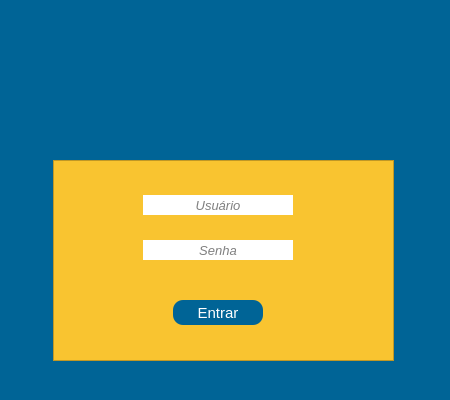
<?xml version="1.0" encoding="UTF-8"?>
<ui version="4.0">
 <class>Form</class>
 <widget class="QWidget" name="Form">
  <property name="geometry">
   <rect>
    <x>0</x>
    <y>0</y>
    <width>450</width>
    <height>400</height>
   </rect>
  </property>
  <property name="windowTitle">
   <string>Form</string>
  </property>
  <property name="styleSheet">
   <string notr="true">background-color: rgb(0, 100, 150);</string>
  </property>
  <widget class="QFrame" name="frame">
   <property name="geometry">
    <rect>
     <x>53</x>
     <y>160</y>
     <width>341</width>
     <height>201</height>
    </rect>
   </property>
   <property name="styleSheet">
    <string notr="true">background-color: rgb(249, 196, 48);</string>
   </property>
   <property name="frameShape">
    <enum>QFrame::StyledPanel</enum>
   </property>
   <property name="frameShadow">
    <enum>QFrame::Raised</enum>
   </property>
   <widget class="QLineEdit" name="txt_password">
    <property name="geometry">
     <rect>
      <x>90</x>
      <y>80</y>
      <width>150</width>
      <height>20</height>
     </rect>
    </property>
    <property name="palette">
     <palette>
      <active>
       <colorrole role="WindowText">
        <brush brushstyle="SolidPattern">
         <color alpha="255">
          <red>0</red>
          <green>0</green>
          <blue>0</blue>
         </color>
        </brush>
       </colorrole>
       <colorrole role="Button">
        <brush brushstyle="SolidPattern">
         <color alpha="255">
          <red>255</red>
          <green>255</green>
          <blue>255</blue>
         </color>
        </brush>
       </colorrole>
       <colorrole role="Text">
        <brush brushstyle="SolidPattern">
         <color alpha="255">
          <red>0</red>
          <green>0</green>
          <blue>0</blue>
         </color>
        </brush>
       </colorrole>
       <colorrole role="ButtonText">
        <brush brushstyle="SolidPattern">
         <color alpha="255">
          <red>0</red>
          <green>0</green>
          <blue>0</blue>
         </color>
        </brush>
       </colorrole>
       <colorrole role="Base">
        <brush brushstyle="SolidPattern">
         <color alpha="255">
          <red>255</red>
          <green>255</green>
          <blue>255</blue>
         </color>
        </brush>
       </colorrole>
       <colorrole role="Window">
        <brush brushstyle="SolidPattern">
         <color alpha="255">
          <red>255</red>
          <green>255</green>
          <blue>255</blue>
         </color>
        </brush>
       </colorrole>
       <colorrole role="PlaceholderText">
        <brush brushstyle="SolidPattern">
         <color alpha="128">
          <red>190</red>
          <green>190</green>
          <blue>190</blue>
         </color>
        </brush>
       </colorrole>
      </active>
      <inactive>
       <colorrole role="WindowText">
        <brush brushstyle="SolidPattern">
         <color alpha="255">
          <red>0</red>
          <green>0</green>
          <blue>0</blue>
         </color>
        </brush>
       </colorrole>
       <colorrole role="Button">
        <brush brushstyle="SolidPattern">
         <color alpha="255">
          <red>255</red>
          <green>255</green>
          <blue>255</blue>
         </color>
        </brush>
       </colorrole>
       <colorrole role="Text">
        <brush brushstyle="SolidPattern">
         <color alpha="255">
          <red>0</red>
          <green>0</green>
          <blue>0</blue>
         </color>
        </brush>
       </colorrole>
       <colorrole role="ButtonText">
        <brush brushstyle="SolidPattern">
         <color alpha="255">
          <red>0</red>
          <green>0</green>
          <blue>0</blue>
         </color>
        </brush>
       </colorrole>
       <colorrole role="Base">
        <brush brushstyle="SolidPattern">
         <color alpha="255">
          <red>255</red>
          <green>255</green>
          <blue>255</blue>
         </color>
        </brush>
       </colorrole>
       <colorrole role="Window">
        <brush brushstyle="SolidPattern">
         <color alpha="255">
          <red>255</red>
          <green>255</green>
          <blue>255</blue>
         </color>
        </brush>
       </colorrole>
       <colorrole role="PlaceholderText">
        <brush brushstyle="SolidPattern">
         <color alpha="128">
          <red>190</red>
          <green>190</green>
          <blue>190</blue>
         </color>
        </brush>
       </colorrole>
      </inactive>
      <disabled>
       <colorrole role="WindowText">
        <brush brushstyle="SolidPattern">
         <color alpha="255">
          <red>0</red>
          <green>0</green>
          <blue>0</blue>
         </color>
        </brush>
       </colorrole>
       <colorrole role="Button">
        <brush brushstyle="SolidPattern">
         <color alpha="255">
          <red>255</red>
          <green>255</green>
          <blue>255</blue>
         </color>
        </brush>
       </colorrole>
       <colorrole role="Text">
        <brush brushstyle="SolidPattern">
         <color alpha="255">
          <red>0</red>
          <green>0</green>
          <blue>0</blue>
         </color>
        </brush>
       </colorrole>
       <colorrole role="ButtonText">
        <brush brushstyle="SolidPattern">
         <color alpha="255">
          <red>0</red>
          <green>0</green>
          <blue>0</blue>
         </color>
        </brush>
       </colorrole>
       <colorrole role="Base">
        <brush brushstyle="SolidPattern">
         <color alpha="255">
          <red>255</red>
          <green>255</green>
          <blue>255</blue>
         </color>
        </brush>
       </colorrole>
       <colorrole role="Window">
        <brush brushstyle="SolidPattern">
         <color alpha="255">
          <red>255</red>
          <green>255</green>
          <blue>255</blue>
         </color>
        </brush>
       </colorrole>
       <colorrole role="PlaceholderText">
        <brush brushstyle="SolidPattern">
         <color alpha="128">
          <red>190</red>
          <green>190</green>
          <blue>190</blue>
         </color>
        </brush>
       </colorrole>
      </disabled>
     </palette>
    </property>
    <property name="font">
     <font>
      <pointsize>10</pointsize>
      <italic>true</italic>
     </font>
    </property>
    <property name="styleSheet">
     <string notr="true">color: rgb(0, 0, 0);
background-color: rgb(255, 255, 255);</string>
    </property>
    <property name="frame">
     <bool>false</bool>
    </property>
    <property name="echoMode">
     <enum>QLineEdit::Password</enum>
    </property>
    <property name="alignment">
     <set>Qt::AlignCenter</set>
    </property>
    <property name="placeholderText">
     <string>Senha</string>
    </property>
   </widget>
   <widget class="QLineEdit" name="txt_login">
    <property name="geometry">
     <rect>
      <x>90</x>
      <y>35</y>
      <width>150</width>
      <height>20</height>
     </rect>
    </property>
    <property name="palette">
     <palette>
      <active>
       <colorrole role="WindowText">
        <brush brushstyle="SolidPattern">
         <color alpha="255">
          <red>0</red>
          <green>0</green>
          <blue>0</blue>
         </color>
        </brush>
       </colorrole>
       <colorrole role="Button">
        <brush brushstyle="SolidPattern">
         <color alpha="255">
          <red>255</red>
          <green>255</green>
          <blue>255</blue>
         </color>
        </brush>
       </colorrole>
       <colorrole role="Text">
        <brush brushstyle="SolidPattern">
         <color alpha="255">
          <red>0</red>
          <green>0</green>
          <blue>0</blue>
         </color>
        </brush>
       </colorrole>
       <colorrole role="ButtonText">
        <brush brushstyle="SolidPattern">
         <color alpha="255">
          <red>0</red>
          <green>0</green>
          <blue>0</blue>
         </color>
        </brush>
       </colorrole>
       <colorrole role="Base">
        <brush brushstyle="SolidPattern">
         <color alpha="255">
          <red>255</red>
          <green>255</green>
          <blue>255</blue>
         </color>
        </brush>
       </colorrole>
       <colorrole role="Window">
        <brush brushstyle="SolidPattern">
         <color alpha="255">
          <red>255</red>
          <green>255</green>
          <blue>255</blue>
         </color>
        </brush>
       </colorrole>
       <colorrole role="PlaceholderText">
        <brush brushstyle="SolidPattern">
         <color alpha="128">
          <red>190</red>
          <green>190</green>
          <blue>190</blue>
         </color>
        </brush>
       </colorrole>
      </active>
      <inactive>
       <colorrole role="WindowText">
        <brush brushstyle="SolidPattern">
         <color alpha="255">
          <red>0</red>
          <green>0</green>
          <blue>0</blue>
         </color>
        </brush>
       </colorrole>
       <colorrole role="Button">
        <brush brushstyle="SolidPattern">
         <color alpha="255">
          <red>255</red>
          <green>255</green>
          <blue>255</blue>
         </color>
        </brush>
       </colorrole>
       <colorrole role="Text">
        <brush brushstyle="SolidPattern">
         <color alpha="255">
          <red>0</red>
          <green>0</green>
          <blue>0</blue>
         </color>
        </brush>
       </colorrole>
       <colorrole role="ButtonText">
        <brush brushstyle="SolidPattern">
         <color alpha="255">
          <red>0</red>
          <green>0</green>
          <blue>0</blue>
         </color>
        </brush>
       </colorrole>
       <colorrole role="Base">
        <brush brushstyle="SolidPattern">
         <color alpha="255">
          <red>255</red>
          <green>255</green>
          <blue>255</blue>
         </color>
        </brush>
       </colorrole>
       <colorrole role="Window">
        <brush brushstyle="SolidPattern">
         <color alpha="255">
          <red>255</red>
          <green>255</green>
          <blue>255</blue>
         </color>
        </brush>
       </colorrole>
       <colorrole role="PlaceholderText">
        <brush brushstyle="SolidPattern">
         <color alpha="128">
          <red>190</red>
          <green>190</green>
          <blue>190</blue>
         </color>
        </brush>
       </colorrole>
      </inactive>
      <disabled>
       <colorrole role="WindowText">
        <brush brushstyle="SolidPattern">
         <color alpha="255">
          <red>0</red>
          <green>0</green>
          <blue>0</blue>
         </color>
        </brush>
       </colorrole>
       <colorrole role="Button">
        <brush brushstyle="SolidPattern">
         <color alpha="255">
          <red>255</red>
          <green>255</green>
          <blue>255</blue>
         </color>
        </brush>
       </colorrole>
       <colorrole role="Text">
        <brush brushstyle="SolidPattern">
         <color alpha="255">
          <red>0</red>
          <green>0</green>
          <blue>0</blue>
         </color>
        </brush>
       </colorrole>
       <colorrole role="ButtonText">
        <brush brushstyle="SolidPattern">
         <color alpha="255">
          <red>0</red>
          <green>0</green>
          <blue>0</blue>
         </color>
        </brush>
       </colorrole>
       <colorrole role="Base">
        <brush brushstyle="SolidPattern">
         <color alpha="255">
          <red>255</red>
          <green>255</green>
          <blue>255</blue>
         </color>
        </brush>
       </colorrole>
       <colorrole role="Window">
        <brush brushstyle="SolidPattern">
         <color alpha="255">
          <red>255</red>
          <green>255</green>
          <blue>255</blue>
         </color>
        </brush>
       </colorrole>
       <colorrole role="PlaceholderText">
        <brush brushstyle="SolidPattern">
         <color alpha="128">
          <red>190</red>
          <green>190</green>
          <blue>190</blue>
         </color>
        </brush>
       </colorrole>
      </disabled>
     </palette>
    </property>
    <property name="font">
     <font>
      <pointsize>10</pointsize>
      <italic>true</italic>
     </font>
    </property>
    <property name="autoFillBackground">
     <bool>false</bool>
    </property>
    <property name="styleSheet">
     <string notr="true">color: rgb(0, 0, 0);
background-color: rgb(255, 255, 255);
</string>
    </property>
    <property name="frame">
     <bool>false</bool>
    </property>
    <property name="alignment">
     <set>Qt::AlignCenter</set>
    </property>
    <property name="placeholderText">
     <string>Usuário</string>
    </property>
    <property name="clearButtonEnabled">
     <bool>false</bool>
    </property>
   </widget>
   <widget class="QPushButton" name="btn_login">
    <property name="geometry">
     <rect>
      <x>120</x>
      <y>140</y>
      <width>90</width>
      <height>25</height>
     </rect>
    </property>
    <property name="font">
     <font>
      <pointsize>11</pointsize>
      <weight>50</weight>
      <bold>false</bold>
     </font>
    </property>
    <property name="cursor">
     <cursorShape>PointingHandCursor</cursorShape>
    </property>
    <property name="styleSheet">
     <string notr="true">QPushButton{
	
	background-color: rgb(0, 100, 150);
	color: rgb(255, 255, 255);
	border-radius: 10px;

}

QPushButton:hover{
	
	background-color: rgb(200, 200, 200);
	color: rgb(0, 100, 150)

}</string>
    </property>
    <property name="text">
     <string>Entrar</string>
    </property>
   </widget>
   <widget class="QLabel" name="msg_erro">
    <property name="geometry">
     <rect>
      <x>90</x>
      <y>58</y>
      <width>151</width>
      <height>20</height>
     </rect>
    </property>
    <property name="font">
     <font>
      <pointsize>7</pointsize>
      <italic>false</italic>
      <strikeout>false</strikeout>
      <kerning>true</kerning>
     </font>
    </property>
    <property name="styleSheet">
     <string notr="true">color: rgb(210, 0, 0);</string>
    </property>
    <property name="text">
     <string/>
    </property>
    <property name="alignment">
     <set>Qt::AlignCenter</set>
    </property>
   </widget>
   <zorder>msg_erro</zorder>
   <zorder>txt_password</zorder>
   <zorder>txt_login</zorder>
   <zorder>btn_login</zorder>
  </widget>
  <widget class="QLabel" name="label">
   <property name="geometry">
    <rect>
     <x>160</x>
     <y>25</y>
     <width>121</width>
     <height>111</height>
    </rect>
   </property>
   <property name="text">
    <string/>
   </property>
   <property name="pixmap">
    <pixmap>SIMAP.png</pixmap>
   </property>
   <property name="scaledContents">
    <bool>true</bool>
   </property>
   <property name="alignment">
    <set>Qt::AlignCenter</set>
   </property>
   <property name="wordWrap">
    <bool>false</bool>
   </property>
  </widget>
 </widget>
 <tabstops>
  <tabstop>txt_login</tabstop>
  <tabstop>txt_password</tabstop>
  <tabstop>btn_login</tabstop>
 </tabstops>
 <resources/>
 <connections/>
</ui>
